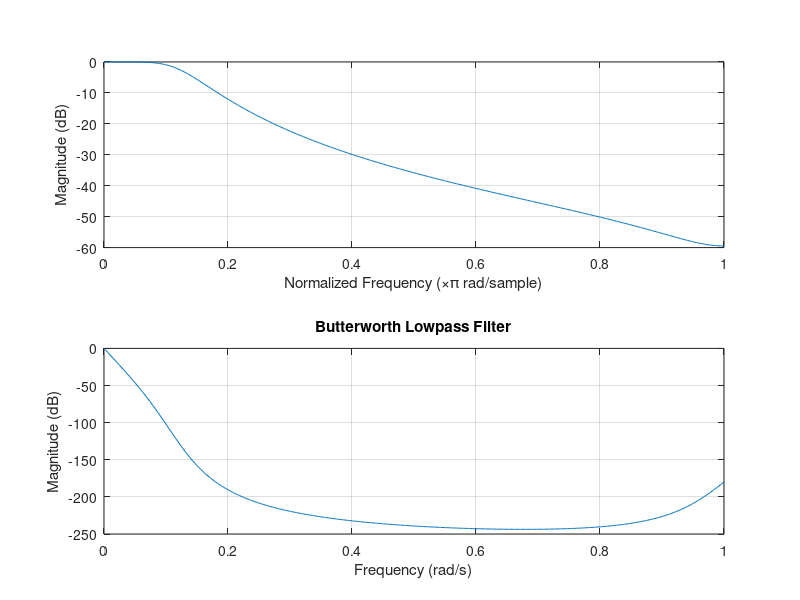

MATLAB code to generate this figure:
close all; clear; clc;
Fs = 100; % sample rate
Wp = 0.4*Fs; % passband edge frequency
Ws = 0.8*Fs; % stopband edge frequency

Rp = 3; % passband ripple
Rs = 15; % stopband attenuation
[n, Wn] = buttord(Wp, Ws, Rp, Rs, 's');
[b, a] = butter(n, Wn, 'low', 's');

subplot(2, 1, 1);
[bz, az] = impinvar(b, a, Fs);

% Impulse Response
[impResp, t] = impz(bz, az);
xlabel('Time (s)');
ylabel('Amplitude');
title('Impulse Response');
grid on;

% Magnitude
subplot(2, 1, 2);
Hz = tf(bz, az, 1 / Fs)
freqz(bz, az);
xlabel('Frequency (rad/s)');
ylabel('Magnitude (dB)');
title('Butterworth Lowpass Filter');
grid on;